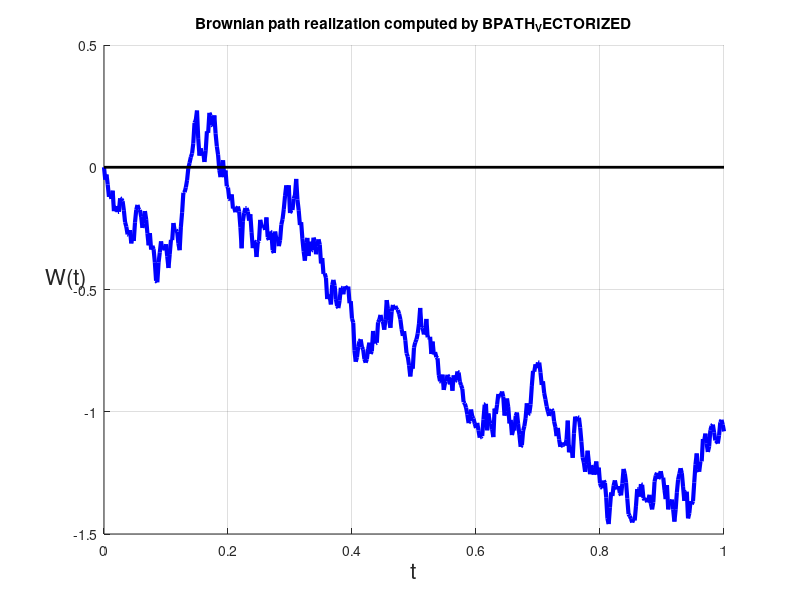

Here is the MATLAB script that generated this plot:
function bpath_vectorized ( seed )

%*****************************************************************************80
%
%% BPATH_VECTORIZED performs a vectorized Brownian path simulation.
%
%  Discussion:
%
%    This routine computes one simulation of discretized Brownian 
%    motion over the time interval [0,1] using 500 time steps.
%    The user specifies a random number seed.  Different values of
%    the seed will result in different realizations of the path.
%
%    For the same input value of SEED, this routine should produce
%    the same values as BPATH1.  However, because of the use of
%    "vectorized" commands, it should be significantly faster.
%
%  Modified:
%
%    27 September 2006
%
%  Author:
%
%    Desmond Higham
%
%  Reference:
%
%    Desmond Higham,
%    An Algorithmic Introduction to Numerical Simulation of
%    Stochastic Differential Equations,
%    SIAM Review,
%    Volume 43, Number 3, September 2001, pages 525-546
%
%  Parameters:
%
%    Input, integer SEED, a seed for the random number generator.
%    The default value is 123456789.
%
  fprintf ( 1, '\n' );
  fprintf ( 1, 'BPATH_VECTORIZED\n' );
  fprintf ( 1, '  Brownian path simulation\n' );
  if ( nargin < 1 )
    seed = 123456789;
    fprintf ( 1, '  Using default value of SEED = %d\n', seed );
  end
%
%  Initialize the random number generator.
%
  rng ( seed )

  tmax = 1.0; 
  n = 500; 
  dt = tmax / n;
%
%  Begin timing.
%
  tic
%
%  dW contains the increments.
%
  dw = sqrt ( dt ) * randn ( 1, n );
%
%  W(I) contains the cumulative sum of the increments 1 through I.
%
  w0 = 0.0;
  w = cumsum ( dw );
%
%  End timing.
%
  toc
%
%  Plot t, W(t).
%
  clf
  hold on
  plot ( [0:dt:tmax], [w0,w], 'LineWidth', 3, 'Color', 'b' )
  plot ( [0, tmax], [0.0, 0.0], 'LineWidth', 2, 'Color', 'k' )
  grid on
  title ( 'Brownian path realization computed by BPATH_VECTORIZED' );
  xlabel ( 't', 'FontSize', 16 )
  ylabel ( 'W(t)', 'FontSize', 16, 'Rotation', 0 );
  hold off

  filename = 'bpath_vectorized.png';
  print ( '-dpng', filename );
  fprintf ( 1, '\n' );
  fprintf ( 1, '  Plot saved as "%s"\n', filename );

  return
end
